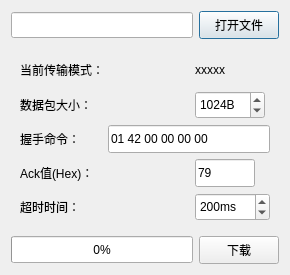
<?xml version="1.0" encoding="UTF-8"?>
<ui version="4.0">
 <class>SendFileDialog</class>
 <widget class="QDialog" name="SendFileDialog">
  <property name="geometry">
   <rect>
    <x>0</x>
    <y>0</y>
    <width>290</width>
    <height>275</height>
   </rect>
  </property>
  <property name="windowTitle">
   <string>Dialog</string>
  </property>
  <layout class="QGridLayout" name="gridLayout_2">
   <item row="0" column="0">
    <widget class="QLineEdit" name="lineEdit_FilePath">
     <property name="minimumSize">
      <size>
       <width>0</width>
       <height>26</height>
      </size>
     </property>
    </widget>
   </item>
   <item row="0" column="1">
    <widget class="QPushButton" name="btn_OpenFile">
     <property name="minimumSize">
      <size>
       <width>80</width>
       <height>28</height>
      </size>
     </property>
     <property name="maximumSize">
      <size>
       <width>80</width>
       <height>16777215</height>
      </size>
     </property>
     <property name="text">
      <string>打开文件</string>
     </property>
     <property name="icon">
      <iconset theme="QIcon::ThemeIcon::FolderOpen"/>
     </property>
    </widget>
   </item>
   <item row="1" column="0" colspan="2">
    <widget class="QWidget" name="widget" native="true">
     <layout class="QGridLayout" name="gridLayout">
      <item row="0" column="0" colspan="2">
       <widget class="QLabel" name="label">
        <property name="sizePolicy">
         <sizepolicy hsizetype="Minimum" vsizetype="Preferred">
          <horstretch>0</horstretch>
          <verstretch>0</verstretch>
         </sizepolicy>
        </property>
        <property name="text">
         <string>当前传输模式：</string>
        </property>
       </widget>
      </item>
      <item row="0" column="2">
       <widget class="QLabel" name="label_SendModel">
        <property name="text">
         <string>xxxxx</string>
        </property>
       </widget>
      </item>
      <item row="1" column="0" colspan="2">
       <widget class="QLabel" name="label_2">
        <property name="sizePolicy">
         <sizepolicy hsizetype="Minimum" vsizetype="Preferred">
          <horstretch>0</horstretch>
          <verstretch>0</verstretch>
         </sizepolicy>
        </property>
        <property name="text">
         <string>数据包大小：</string>
        </property>
       </widget>
      </item>
      <item row="1" column="2">
       <widget class="QSpinBox" name="spinBox_DataSize">
        <property name="sizePolicy">
         <sizepolicy hsizetype="Fixed" vsizetype="Fixed">
          <horstretch>0</horstretch>
          <verstretch>0</verstretch>
         </sizepolicy>
        </property>
        <property name="minimumSize">
         <size>
          <width>70</width>
          <height>28</height>
         </size>
        </property>
        <property name="maximumSize">
         <size>
          <width>70</width>
          <height>16777215</height>
         </size>
        </property>
        <property name="suffix">
         <string>B</string>
        </property>
        <property name="minimum">
         <number>256</number>
        </property>
        <property name="maximum">
         <number>4096</number>
        </property>
        <property name="singleStep">
         <number>256</number>
        </property>
        <property name="value">
         <number>1024</number>
        </property>
       </widget>
      </item>
      <item row="2" column="0">
       <widget class="QLabel" name="label_3">
        <property name="sizePolicy">
         <sizepolicy hsizetype="Minimum" vsizetype="Preferred">
          <horstretch>0</horstretch>
          <verstretch>0</verstretch>
         </sizepolicy>
        </property>
        <property name="text">
         <string>握手命令：</string>
        </property>
       </widget>
      </item>
      <item row="2" column="1" colspan="2">
       <widget class="QLineEdit" name="lineEdit_Cmd">
        <property name="sizePolicy">
         <sizepolicy hsizetype="Preferred" vsizetype="Fixed">
          <horstretch>0</horstretch>
          <verstretch>0</verstretch>
         </sizepolicy>
        </property>
        <property name="minimumSize">
         <size>
          <width>30</width>
          <height>28</height>
         </size>
        </property>
        <property name="maximumSize">
         <size>
          <width>175</width>
          <height>16777215</height>
         </size>
        </property>
        <property name="text">
         <string>01 42 00 00 00 00</string>
        </property>
        <property name="alignment">
         <set>Qt::AlignmentFlag::AlignLeading|Qt::AlignmentFlag::AlignLeft|Qt::AlignmentFlag::AlignVCenter</set>
        </property>
       </widget>
      </item>
      <item row="3" column="0">
       <widget class="QLabel" name="label_4">
        <property name="sizePolicy">
         <sizepolicy hsizetype="Minimum" vsizetype="Preferred">
          <horstretch>0</horstretch>
          <verstretch>0</verstretch>
         </sizepolicy>
        </property>
        <property name="text">
         <string>Ack值(Hex)：</string>
        </property>
       </widget>
      </item>
      <item row="3" column="2">
       <widget class="QLineEdit" name="lineEdit_Ack">
        <property name="sizePolicy">
         <sizepolicy hsizetype="Fixed" vsizetype="Fixed">
          <horstretch>0</horstretch>
          <verstretch>0</verstretch>
         </sizepolicy>
        </property>
        <property name="minimumSize">
         <size>
          <width>60</width>
          <height>28</height>
         </size>
        </property>
        <property name="maximumSize">
         <size>
          <width>25</width>
          <height>16777215</height>
         </size>
        </property>
        <property name="text">
         <string>79</string>
        </property>
        <property name="cursorPosition">
         <number>2</number>
        </property>
        <property name="alignment">
         <set>Qt::AlignmentFlag::AlignLeading|Qt::AlignmentFlag::AlignLeft|Qt::AlignmentFlag::AlignVCenter</set>
        </property>
       </widget>
      </item>
      <item row="4" column="0">
       <widget class="QLabel" name="label_5">
        <property name="sizePolicy">
         <sizepolicy hsizetype="Minimum" vsizetype="Preferred">
          <horstretch>0</horstretch>
          <verstretch>0</verstretch>
         </sizepolicy>
        </property>
        <property name="text">
         <string>超时时间：</string>
        </property>
       </widget>
      </item>
      <item row="4" column="2">
       <widget class="QSpinBox" name="spinBox_Timeout">
        <property name="sizePolicy">
         <sizepolicy hsizetype="Fixed" vsizetype="Fixed">
          <horstretch>0</horstretch>
          <verstretch>0</verstretch>
         </sizepolicy>
        </property>
        <property name="minimumSize">
         <size>
          <width>75</width>
          <height>28</height>
         </size>
        </property>
        <property name="maximumSize">
         <size>
          <width>70</width>
          <height>16777215</height>
         </size>
        </property>
        <property name="suffix">
         <string>ms</string>
        </property>
        <property name="minimum">
         <number>100</number>
        </property>
        <property name="maximum">
         <number>1000</number>
        </property>
        <property name="singleStep">
         <number>100</number>
        </property>
        <property name="stepType">
         <enum>QAbstractSpinBox::StepType::AdaptiveDecimalStepType</enum>
        </property>
        <property name="value">
         <number>200</number>
        </property>
       </widget>
      </item>
     </layout>
    </widget>
   </item>
   <item row="2" column="1">
    <widget class="QPushButton" name="btn_Download">
     <property name="sizePolicy">
      <sizepolicy hsizetype="Fixed" vsizetype="Fixed">
       <horstretch>0</horstretch>
       <verstretch>0</verstretch>
      </sizepolicy>
     </property>
     <property name="minimumSize">
      <size>
       <width>80</width>
       <height>28</height>
      </size>
     </property>
     <property name="maximumSize">
      <size>
       <width>80</width>
       <height>16777215</height>
      </size>
     </property>
     <property name="text">
      <string>下载</string>
     </property>
     <property name="icon">
      <iconset resource="resource.qrc">
       <normaloff>:/picture/download.ico</normaloff>:/picture/download.ico</iconset>
     </property>
    </widget>
   </item>
   <item row="2" column="0">
    <widget class="QProgressBar" name="progressBar">
     <property name="minimumSize">
      <size>
       <width>0</width>
       <height>27</height>
      </size>
     </property>
     <property name="value">
      <number>0</number>
     </property>
     <property name="textVisible">
      <bool>true</bool>
     </property>
     <property name="orientation">
      <enum>Qt::Orientation::Horizontal</enum>
     </property>
     <property name="invertedAppearance">
      <bool>false</bool>
     </property>
     <property name="textDirection">
      <enum>QProgressBar::Direction::TopToBottom</enum>
     </property>
    </widget>
   </item>
  </layout>
 </widget>
 <resources>
  <include location="resource.qrc"/>
 </resources>
 <connections/>
</ui>
